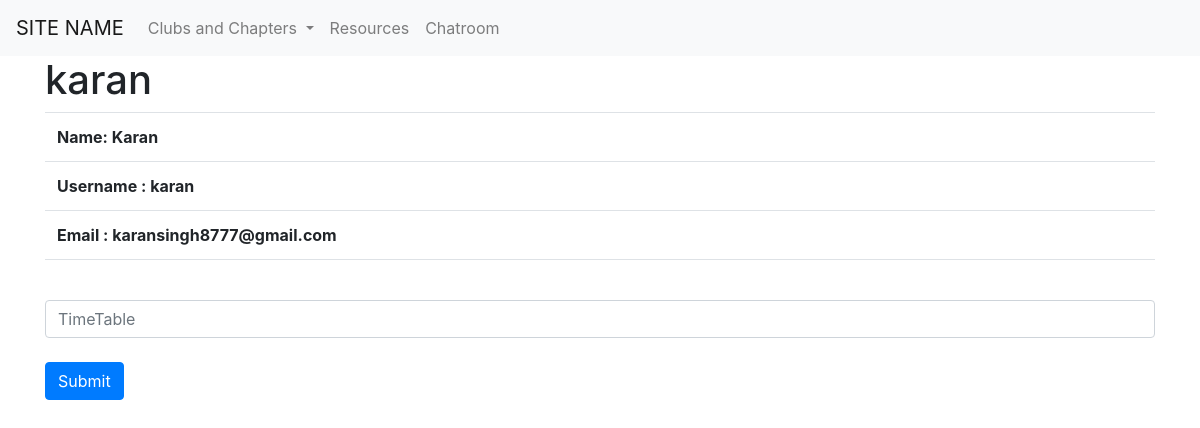
The app's page /accounts/profile/ (signed in) with its own data.
### accounts/models.py (models this page shows, shortened)
class UserAccount(AbstractBaseUser):
    email           = models.EmailField(verbose_name='email', max_length=60, unique=True)
    username        = models.CharField(verbose_name='username', max_length=30, unique=True)
    date_joined     = models.DateTimeField(verbose_name='date joined', auto_now_add=True)
    last_login      = models.DateTimeField(verbose_name='last login', auto_now=True)
    is_admin        = models.BooleanField(default=False)
    is_active       = models.BooleanField(default=True)
    is_staff        = models.BooleanField(default=False)
    first_name      = models.CharField(default='', max_length=30)
    last_name       = models.CharField(default='', max_length=30)
    timetable       = models.TextField(default='', max_length=10000, null=True)
    club_verification = models.BooleanField(default=False)
    USERNAME_FIELD = 'email'
    REQUIRED_FIELDS = ['username']
    objects = UserAccountManager()

### homepage/views.py (the view)
# urls.py: path('accounts/profile/', Profile, name='profile'),
def Profile(request):
    user_data = {
            'firstname' : request.user.first_name,
            'lastname' : request.user.last_name,
            'username': request.user.username,
            'email': request.user.email,
        }
    print(request.user.username)
    if not request.user.is_anonymous:
        if request.method == 'POST':
            time_table = request.POST.get('timetable')
            timetable_converted = [time_table]
            timetable_binary = {}
            slots = ['A1', 'TA1', 'TAA1', 'B1', 'TB1', 'C1', 'TC1', 'TCC1', 'D1', 'TD1', 'E1', 'TE1', 'F1', 'TF1', 'G1', 'TG1',
                    'A2', 'TA2', 'TAA2', 'B2', 'TB2', 'TBB2', 'C2', 'TC2', 'TCC2', 'D2', 'TD2', 'TDD2', 'E2', 'TE2', 'F2', 'TF2', 'G2', 'TG2',
                    'V1', 'V2', 'V3', 'V4', 'V5', 'V6', 'V7', 'V8', 'V9', 'V10', 'V11']
            lab_slots = ['L'+ f'{i}' for i in range(1, 95, 2)]
            for i in lab_slots:
                slots.append(i)
            for slot in slots:
                exec("%s = %d" % (slot,0))
            for j in slots:
                for k in timetable_converted:
                    if j+"-" in k:
                        exec("%s = %d" % (j,1))
            for slot in slots:
                timetable_binary[slot] = vars()[slot]
            user_m = UserAccount.objects.get(username=request.user.username)
            user_m.timetable = timetable_binary
            user_m.slot_list = slots
            user_m.save()
            return render(request, 'homepage/profile.html', user_data)
        else:
            return render(request, 'homepage/profile.html', user_data)
    else:
        return redirect('/accounts/login')

### homepage/templates/homepage/profile.html (shortened to what this page needs)
<!doctype html>
<html lang="en">
    <head>
        <link rel="stylesheet" href="https://stackpath.bootstrapcdn.com/bootstrap/4.5.0/css/bootstrap.min.css"
>
        <link rel="stylesheet" href="//code.jquery.com/ui/1.12.1/themes/base/jquery-ui.css">
    </head>
    <body>
        <nav class="navbar navbar-expand-lg navbar-light bg-light sticky-top">
            <a class=" navbar-brand" href="/">SITE NAME</a>
            <div class="collapse navbar-collapse" id="navbarSupportedContent">
                <ul class="navbar-nav mr-auto">
                    <li class="nav-item dropdown">
                        <a class="nav-link dropdown-toggle" href="#" id="navbarDropdown" role="button"
                            data-toggle="dropdown" aria-haspopup="true" aria-expanded="false">
                            Clubs and Chapters
                        </a>
                    </li>
                    <li class="nav-item">
                        <a class="nav-link" href="/resources/">Resources</a>
                    </li>
                    <li class="nav-item">
                        <a class="nav-link" href="/chatroom/">Chatroom</a>
                    </li>
                </ul>
            </div>
        </nav>
    <div class='container'>
    <h1>{{username}}</h1>
    <table class="table">
        <tr>
            <th scope = 'col'>Name: {{firstname}} {{lastname}}</th>
        </tr>
        <tr>
            <th scope = 'col'>Username : {{username}}</th>
        </tr>
         <tr>
            <th scope = 'col'>Email : {{email}}</th>
        </tr>
        <tr>
            <th scope = 'col'>{{timetable}}</th>
        </tr>
    </table>
    <form action="/accounts/profile" id='submit_tt' method="post" >
        <div class="form-label-group">
            <input autocomplete='chrome-off' type="text" id="timetable" name='timetable' class="form-control"
                placeholder="TimeTable" required autofocus>
            <br>
            <button class="btn btn-primary" type='submit'>Submit</button>
        </div>
    </form>
</div>
    {% load static %}
</body>
</html>

### homepage/templates/homepage/profile.html (style rules this page uses)
.collapse { transition-delay: 1s; }

### records on screen
UserAccount: username "karan", first_name "Karan", email "karansingh8777@gmail.com"
